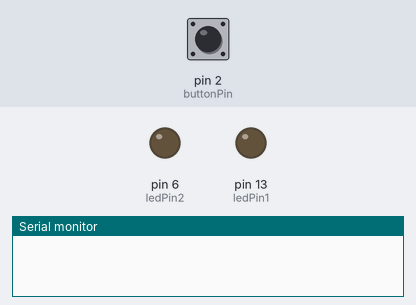
A sketch run on a simulated Arduino Uno, built with avr-gcc and run on an emulated ATmega328P. Parts: output pins drawn as LEDs (lit = HIGH), the last lines printed to the serial monitor. Dashed ring = blinking. The inputs (shaded band) are chosen by the test bench; at power-on: pin 2 (buttonPin) HIGH.

Above: at 1.2 s.
1.3 s: pin 2 (buttonPin) pulled LOW for 0.15 s
At 2.0 s:
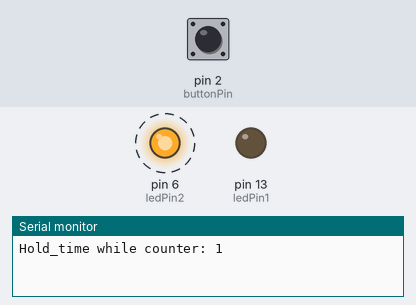
Timing chart, 0 to 12.1 s (numbered marks = the images above; inputs shaded):
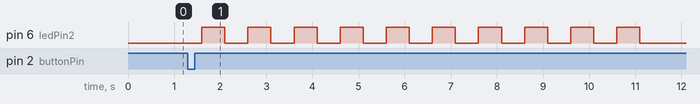

Measured:
- after the input at 1.3 s, pin 6 (ledPin2): alternates HIGH for 0.50 s and LOW for 0.50 s, starting after 0.30 s

The sketch:

bike_turn_blink_led_working.ino
```cpp
//Evan Brookens
//Arduino bike turn signal project
//7/25/2017

//Hardware location on board:
const int buttonPin = 2;     //Number of the pushbutton pin on the board
const int ledPin1 =  13;     //Pin on the board of LED1
const int ledPin2 =  6;      //Pin on the board of LED2

//Flash variables to custimize flash:
int flash_count = 10;         //Number of times light flashes
int flash_speed = 500;        //Milliseconds inbetween flashes

//General Use Global Variables
int buttonState = 0;         //Variable for reading the pushbutton status
int button_hold_time = 0;    //Arbitrrary counter for length of time the button is held down
int x = 0;                   //x value for flashing for loops (could be const)


//Setup Values:
void setup() {
  //Initialize the LED pin as an output:
  pinMode(ledPin1, OUTPUT);
  pinMode(ledPin2, OUTPUT);
  //Initialize the pushbutton pin as an input:
  pinMode(buttonPin, INPUT);
  //Required for printing to serial monitor
  Serial.begin(9600);
}

void loop() {
  //Read the state of the button value:
  //Check if the pushbutton is pressed.
  //LOW == Pressed
  buttonState = digitalRead(buttonPin);
  if (buttonState == LOW) {
    //Call hold_time to check the amount of time the button was pressed
    hold_time();
    if (button_hold_time >= 2) {
      //If button pressed and button_hold_time(arbitrary) added up to at least 2 (about 600 miliseconds).
      for (x = 0; x < flash_count; x++) {
        //Flash led pin 1 every ~flash_speed Miliseconds
        digitalWrite(ledPin1, HIGH);
        delay (flash_speed);
        digitalWrite(ledPin1, LOW);
        delay (flash_speed);
      }
    }
    else {
      for (x = 0; x < flash_count; x++) {
        //Flash led pin 2 every ~flash_speed Miliseconds
        digitalWrite(ledPin2, HIGH);
        delay (flash_speed);
        digitalWrite(ledPin2, LOW);
        delay (flash_speed);
      }
    }
    //Reset count
    button_hold_time = 0;
  }

  //If button is not pressed, turn off both LED's
  else {
    digitalWrite(ledPin1, LOW);
    digitalWrite(ledPin2, LOW);
  }

}

//Caluculates amount of time the button was pressed
//Every iteration of while loop is ~300 miliseconds of button hold time

int hold_time() {
  while (buttonState == LOW) {
    button_hold_time++;
    delay(300);
    //INFO for serial monitor to test correct return values.
    Serial.print("Hold_time while counter: ");
    Serial.print(button_hold_time);
    Serial.print("\n");
    //Read state so it can leave
    buttonState = digitalRead(buttonPin);
    }
  //Return time the button was held while in this function
  return button_hold_time;
}
```
